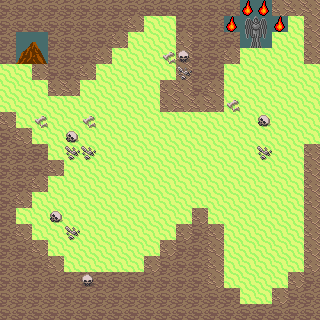

The image is a tile-based game level rendered from a .tmx file. Its description and complete source (layers, tilesets, objects, tile grids) follow:
An orthogonal 20x20 tile map with 16x16 px tiles, 2 tile layers (Camada de Blocos 1, Camada de Blocos 2), 4 tilesets and 11 objects (4x ground, 4x recycle16, 2x danger, boss).

<map version="1.10" tiledversion="1.10.2" orientation="orthogonal" renderorder="right-down" width="20" height="20" tilewidth="16" tileheight="16" infinite="0" nextlayerid="10" nextobjectid="88">
 <tileset firstgid="1" name="output_2531931165_0 (1)" tilewidth="32" tileheight="32" tilecount="0" columns="0" />
 <tileset firstgid="1" name="Overworld" tilewidth="16" tileheight="16" tilecount="1440" columns="40">
  <image source="../img/tilesets/Overworld.png" trans="ffffff" width="640" height="576" />
 </tileset>
 <tileset firstgid="1441" name="16x16_retrostyle_map_Denzi140302-3" tilewidth="16" tileheight="16" tilecount="624" columns="24">
  <image source="../img/tilesets/16x16_retrostyle_map_Denzi140302-3.png" trans="ffffff" width="384" height="416" />
 </tileset>
 <tileset firstgid="2065" name="16x16_retrostyle_monster_legacy_Denzi100701-1" tilewidth="16" tileheight="16" tilecount="176" columns="16">
  <image source="../img/tilesets/16x16_retrostyle_monster_legacy_Denzi100701-1.png" trans="ffffff" width="256" height="176" />
 </tileset>
 <layer id="1" name="Camada de Blocos 1" width="20" height="20">
  <data encoding="csv">
733,733,733,733,733,733,733,733,733,733,733,733,733,733,733,733,733,533,533,533,
733,733,733,733,733,733,733,733,533,162,162,733,733,733,733,733,733,162,162,533,
733,733,733,733,733,733,733,533,162,162,162,533,733,733,733,533,162,162,162,533,
733,733,733,733,733,733,533,162,162,162,162,533,733,733,533,162,162,162,162,533,
162,162,533,733,733,533,162,162,162,162,162,533,733,733,162,162,162,162,162,162,
162,162,162,533,533,162,162,162,162,162,533,533,733,533,162,162,162,162,162,162,
162,162,162,162,162,162,162,162,162,162,533,533,533,533,162,162,162,162,162,162,
533,162,162,162,162,162,162,162,162,162,162,162,162,162,162,162,162,162,162,162,
733,533,162,162,162,162,162,162,162,162,162,162,162,162,162,162,162,162,162,162,
733,733,733,162,162,162,162,162,162,162,162,162,162,162,162,162,162,162,162,533,
733,733,733,533,162,162,162,162,162,162,162,162,162,162,162,162,162,162,162,533,
733,733,533,162,162,162,162,162,162,162,162,162,162,162,162,162,162,162,162,533,
733,533,162,162,162,162,162,162,162,162,162,162,162,162,162,162,162,162,162,533,
733,162,162,162,162,162,162,162,162,162,162,162,533,162,162,162,162,162,162,533,
733,533,162,162,162,162,162,162,162,162,162,533,733,533,162,162,162,162,162,533,
733,733,533,162,162,162,162,162,162,162,533,733,733,533,162,162,162,162,162,533,
733,733,733,533,162,162,162,162,162,533,733,733,733,533,162,162,162,162,162,533,
733,733,733,733,733,733,733,733,733,733,733,733,733,533,162,162,162,162,533,733,
733,733,733,733,733,733,733,733,733,733,733,733,733,733,733,162,162,533,733,733,
733,733,733,733,733,733,733,733,733,733,733,733,733,733,733,733,733,733,733,733
</data>
 </layer>
 <layer id="8" name="Camada de Blocos 2" width="20" height="20">
  <data encoding="csv">
0,0,0,0,0,0,0,0,0,0,0,0,0,0,0,2229,2229,0,0,0,
0,0,0,0,0,0,0,0,0,0,0,0,0,0,2229,1522,1523,2229,0,0,
0,1674,1675,0,0,0,0,0,0,0,0,0,0,0,0,1546,1547,0,0,0,
0,1698,1699,0,0,0,0,0,0,0,110,109,0,0,0,0,0,0,0,0,
0,0,0,0,0,0,0,0,0,0,0,108,0,0,0,0,0,0,0,0,
0,0,0,0,0,0,0,0,0,0,0,0,0,0,0,0,0,0,0,0,
0,0,0,0,0,0,0,0,0,0,0,0,0,0,110,0,0,0,0,0,
0,0,110,0,0,110,0,0,0,0,0,0,0,0,0,0,148,0,0,0,
0,0,0,0,148,0,0,0,0,0,0,0,0,0,0,0,0,0,0,0,
0,0,0,0,108,108,0,0,0,0,0,0,0,0,0,0,108,0,0,0,
0,0,0,0,0,0,0,0,0,0,0,0,0,0,0,0,0,0,0,0,
0,0,0,0,0,0,0,0,0,0,0,0,0,0,0,0,0,0,0,0,
0,0,0,0,0,0,0,0,0,0,0,0,0,0,0,0,0,0,0,0,
0,0,0,148,0,0,0,0,0,0,0,0,0,0,0,0,0,0,0,0,
0,0,0,0,108,0,0,0,0,0,0,0,0,0,0,0,0,0,0,0,
0,0,0,0,0,0,0,0,0,0,0,0,0,0,0,0,0,0,0,0,
0,0,0,0,0,0,0,0,0,0,0,0,0,0,0,0,0,0,0,0,
0,0,0,0,0,109,0,0,0,0,0,0,0,0,0,0,0,0,0,0,
0,0,0,0,0,0,0,0,0,0,0,0,0,0,0,0,0,0,0,0,
0,0,0,0,0,0,0,0,0,0,0,0,0,0,0,0,0,0,0,0
</data>
 </layer>
 <objectgroup id="9" name="Camada de Objetos 1">
  <object id="76" name="boss" x="241.168" y="16.4175" width="30.5705" height="31.7028" />
  <object id="78" name="ground" x="0.566121" y="1.13224" width="319.292" height="1.69836" />
  <object id="79" name="ground" x="1.13224" y="1.13224" width="3.39673" height="318.726" />
  <object id="80" name="ground" x="315.33" y="1.13224" width="3.96285" height="318.726" />
  <object id="81" name="ground" x="0.566121" y="315.33" width="223.052" height="2.83061" />
  <object id="82" name="recycle16" x="116.055" y="146.625" width="4.52897" height="5.09509" />
  <object id="83" name="recycle16" x="150.022" y="131.906" width="4.52897" height="5.66121" />
  <object id="84" name="recycle16" x="181.725" y="194.18" width="5.09509" height="7.35958" />
  <object id="85" name="recycle16" x="244.564" y="178.894" width="6.79345" height="5.66121" />
  <object id="86" name="danger" x="17.5498" y="15.2853" width="204.936" height="291.552" />
  <object id="87" name="danger" x="223.618" y="79.8231" width="79.8231" height="207.2" />
 </objectgroup>
</map>
